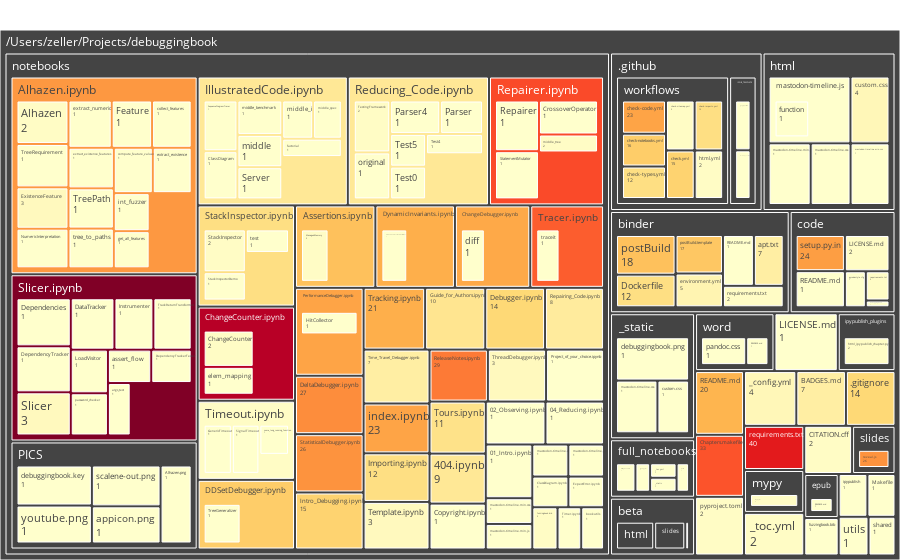

Write notebook code for a chart like this one.
### Markdown cell above
The `map()` method of `ChangeCounter` and `FineChangeCounter` produces an interactive tree map that allows exploring the elements of a repository. The redder (darker) a rectangle, the more changes it has seen; the larger a rectangle, the larger its size in bytes.

### Code cell
fine_change_counter.map()

### Figure 1 — Plotly figure (JSON) as saved in the notebook; plotly's stock layout.template omitted (floating-point values rounded to 4 significant figures; data arrays with more than 128 entries replaced by an {"elided": "..."} marker saying what was removed)
{"data": [{"branchvalues": "total", "hoverinfo": "label+text", "ids": {"elided": "204 str values"}, "labels": {"elided": "204 str values"}, "marker": {"colors": {"elided": "204 int values"}, "colorscale": [[0.0, "rgb(255,255,204)"], [0.125, "rgb(255,237,160)"], [0.25, "rgb(254,217,118)"], [0.375, "rgb(254,178,76)"], [0.5, "rgb(253,141,60)"], [0.625, "rgb(252,78,42)"], [0.75, "rgb(227,26,28)"], [0.875, "rgb(189,0,38)"], [1.0, "rgb(128,0,38)"]]}, "parents": {"elided": "204 str values"}, "text": {"elided": "204 str values"}, "type": "treemap", "values": {"elided": "204 float values"}}], "layout": {"margin": {"b": 0, "l": 0, "r": 0, "t": 30}}}
